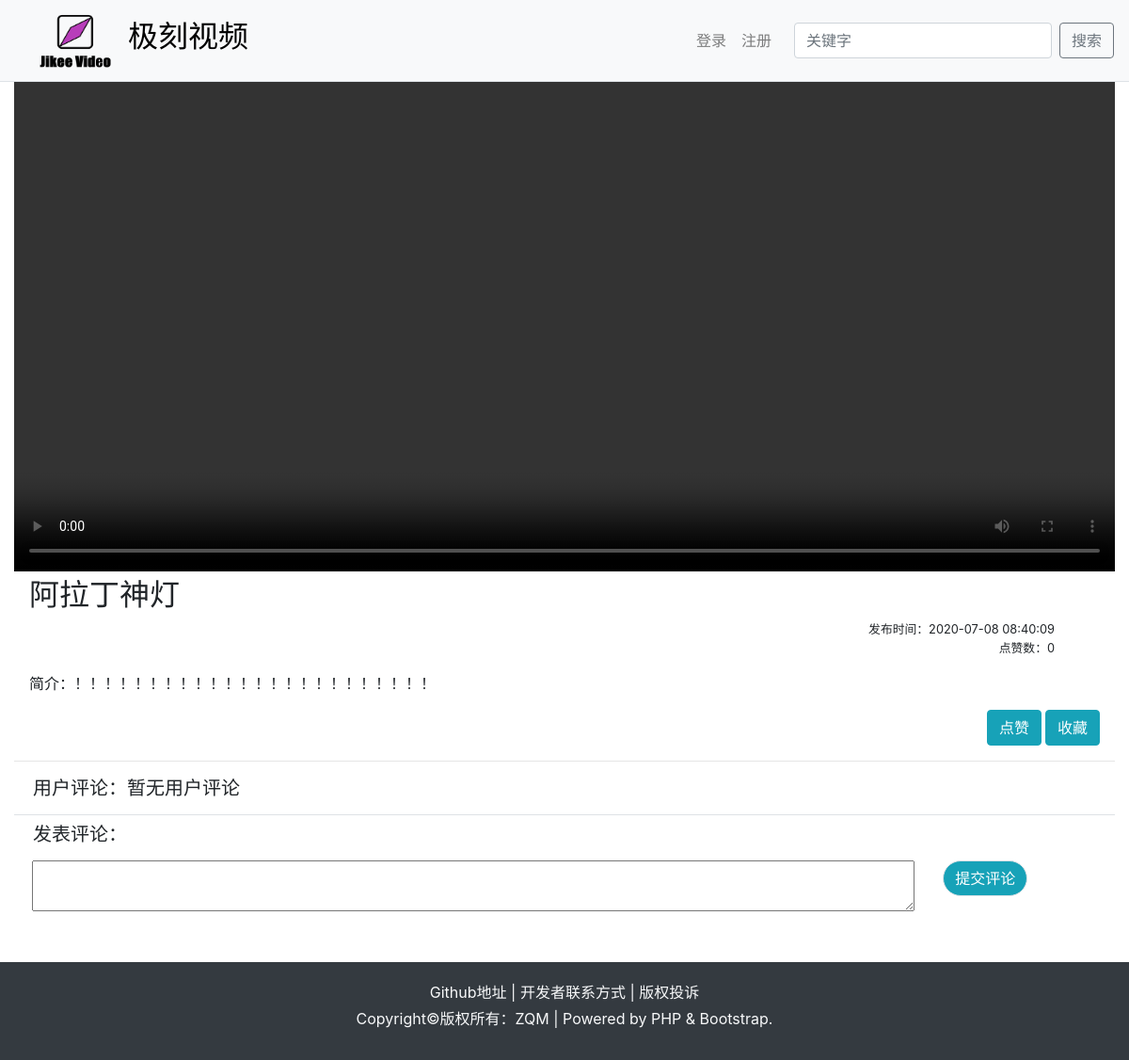
The page /video.php?vid=8 on the database as committed earlier.
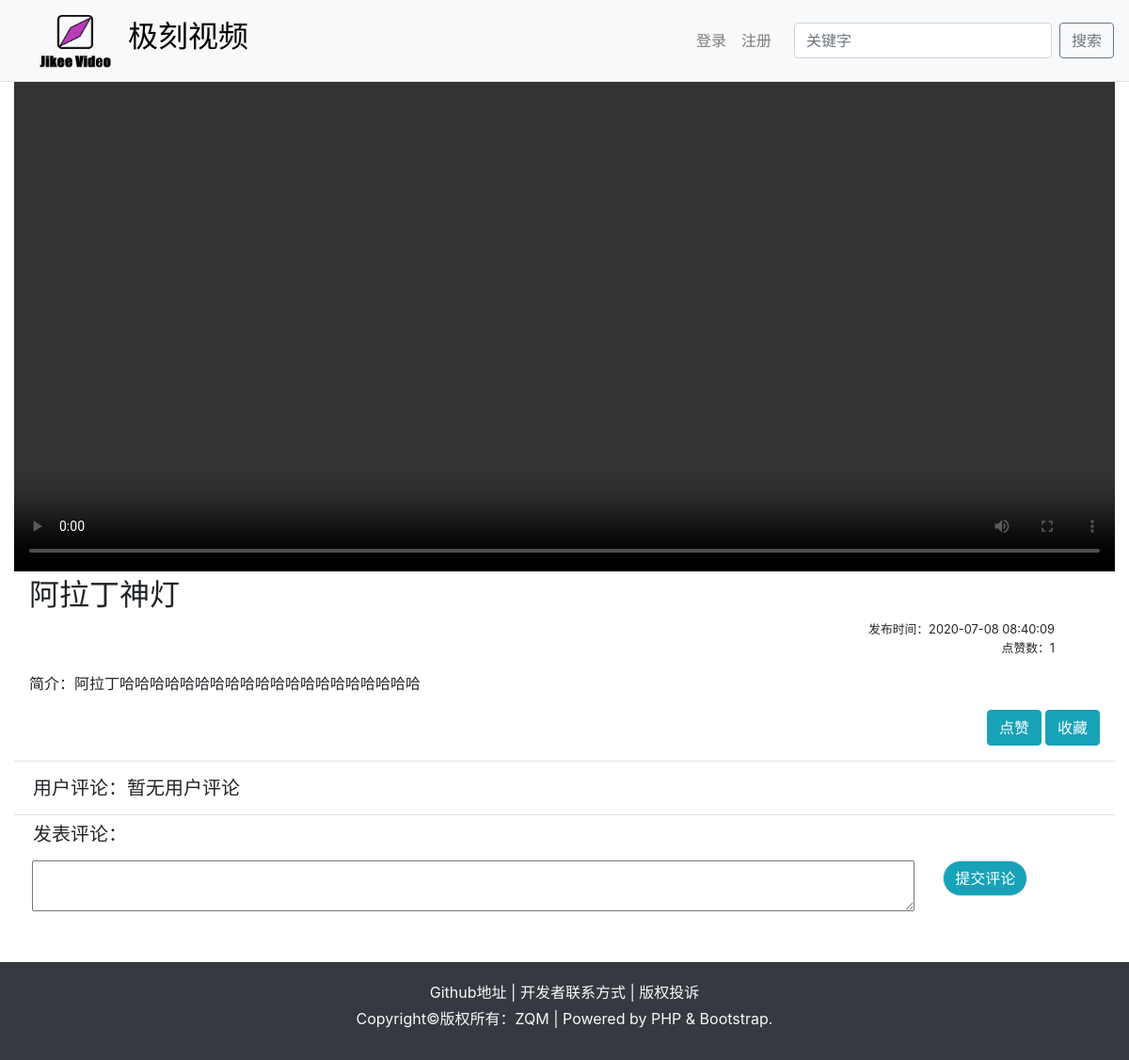
The same page on the database as committed later.
### tables this page shows
CREATE TABLE `tbl_video` (
  `vid` int(11) NOT NULL COMMENT '视频编号',
  `videoName` varchar(50) NOT NULL COMMENT '视频名称',
  `videoTime` timestamp NOT NULL DEFAULT CURRENT_TIMESTAMP COMMENT '上线时间',
  `videoUrl` varchar(100) NOT NULL COMMENT '视频路径'
);

CREATE TABLE `tbl_video_desc` (
  `vid` int(11) NOT NULL COMMENT '视频编号',
  `coverUrl` varchar(100) NOT NULL COMMENT '封面路径',
  `videoDesc` varchar(200) NOT NULL DEFAULT '暂无视频简介' COMMENT '视频简介',
  `likeCount` int(11) NOT NULL DEFAULT '0' COMMENT '点赞数量'
);

### common/pdo.php (called while the page is built, shortened)
<?php
function getConnect(){
    $config = array(
        'host' => '127.0.0.1',
        'user' => 'root',
        'password' => 'root',
        'charset' => 'utf8',
        'dbname' => 'jikeevideo',
        'port' => 3306
    );
    try{
        $dsn="mysql:host=".$config['host'].";dbname=".$config['dbname'];
        $link=new PDO($dsn,$config['user'],$config['password']);
        $link->setAttribute(PDO::ATTR_EMULATE_PREPARES, false);
        $link->query("set names ".$config['charset']);
    }catch(PDOException $ex){
        die('数据库连接失败!') . $ex->getMessage();
    }
    return $link;
}
function execQuery($strQuery,$params){
    $link=getConnect();
    $stmt=$link->prepare($strQuery);
    $stmt->execute($params);
    return $stmt->fetchAll(PDO::FETCH_ASSOC);
}

### common/video.dao.php (called while the page is built, shortened)
<?php
require_once 'pdo.php';
function findVideoByViD($vid){
    $sql = "select distinct * from tbl_video,tbl_video_desc where (tbl_video.vid = ? and tbl_video.vid = tbl_video_desc.vid);";
    $params=array($vid);
    $rs = execQuery($sql,$params);
    if(count($rs)>0){
        return $rs[0];
    }
    return $rs;
}

### video.php (the view, shortened to what this page needs)
<!DOCTYPE html>
<html lang="zh-cn">
<head>
    <link rel="stylesheet" href="./css/bootstrap.css">
    <link rel="stylesheet" href="./css/style.css">
</head>
<body>
<?php
    require_once 'nav.php';
    require_once 'common/video.dao.php';
    $vid = $_GET['vid'];
    $video = findVideoByViD($vid);
    $comment = findCommentByVid($vid);
    $likeCount = $video['likeCount'];
    $isFavourite = false;
?>
    <div class="container-fluid">
        <div class="row">
            <div class="col-12 w-100">
                <video id="video" src="<?php echo $video['videoUrl']?>" controls></video>
            </div>
        </div>
        <div class="row mx-3 mb-3 flex-column">
            <h2><?php echo $video['videoName']?></h2>
            <small class="ml-auto pr-5">发布时间：<?php echo $video['videoTime']?></small>
            <small class="ml-auto pr-5">点赞数：<span id="likeCount"><?php echo $likeCount?></span></small>
        </div>
        <div class="row mx-3">
            <p><span>简介：<?php echo $video['videoDesc']?></span></p>
        </div>
        <div class="row mx-3">
            <div class="btn-group ml-auto">
                <div>
                <button id="like" class="btn btn-info mr-1 text-decoration-none">点赞</button>
                </div>
                <form action="doFavourite.php" method="post">
                <?php
                if (!$isFavourite)
                    echo '<button name="method" value="add" class="btn btn-info text-decoration-none">收藏</button>';
                else
                    echo '<button name="method" value="delete" class="btn btn-danger text-decoration-none">已收藏</button>'
                ?>
                </form>
            </div>
        </div>
        <hr>
        <div class="row mx-1 mb-2">
            <h5 class="ml-3 mb-2">用户评论：<?php if(empty($comment)){echo "<span>暂无用户评论</span>";} ?></h5>
        </div>
        <div class="border-bottom mb-2"></div>
        <div class="row mx-1 mb-2">
            <h5 class="ml-3 mb-2">发表评论：</h5>
        </div>
        <div class="row mx-1 mb-5">
            <form class="w-100 d-flex" action="doComment.php" method="post">
            <div class="col-10">
                <textarea name="commentText" class="w-100"></textarea>
            </div>
            <div class="col-2">
                <button class="btn btn-info border rounded-pill">提交评论</button>
            </div>
            </form>
        </div>
    </div>
<?php
require_once 'footer.php'
?>
</body>
</html>

### nav.php (shortened to what this page needs)
<!DOCTYPE html>
<html lang="zh-cn">
<body>
<?php
if(isset($_SESSION['userInfo'])){
    $login = true;
    $userInfo = $_SESSION['userInfo'];
}else{
    $login = false;
}
?>
<nav id="topNavBar" class="navbar navbar-expand-md navbar-light bg-light border-bottom">
    <a class="navbar-brand ml-md-0 ml-lg-4" href="index.php">
           <img src="./img/Logo.png" width="80" height="60" alt="">
        </a>
    <a href="index.php" class="text-decoration-none h2 LogoText">极刻视频</a>
    <div id="navbar" class="collapse navbar-collapse justify-content-end">
        <ui class="navbar-nav mr-3 <?php echo $login?'d-none':''?>">
            <li><a data-toggle="modal" data-target="#login" class="nav-link">登录</a></li>
            <li><a data-toggle="modal" data-target="#register" class="nav-link">注册</a></li>
        </ui>
        <form action="/searchArea.php" class="form-inline" method="post">
            <input name="key" type="text" class="form-control mr-2 my-2" placeholder="关键字">
            <button class="btn btn-outline-secondary ml-auto">搜索</button>
        </form>
    </div>
</nav>
</body>
</html>

### footer.php
<!DOCTYPE html>
<html lang="zh-cn">
<body>
    <footer class="footer bg-dark p-3 text-light text-center">
        <p class="m-1">
            <a class="text-decoration-none text-light" href="https://www.github.com/ChandlerMing"><span> Github地址 </span></a>
            <span>|</span>
            <a class="text-decoration-none text-light" href="https://www.github.com/ChandlerMing"><span> 开发者联系方式 </span></a>
            <span>|</span>
            <a class="text-decoration-none text-light" href="https://www.github.com/ChandlerMing"><span> 版权投诉 </span></a>
        </p>
        <p> Copyright©版权所有：ZQM | Powered by PHP & Bootstrap.</p>
    </footer>
</body>
</html>

### css/style.css (style rules this page uses)
.LogoText { font-family: "Arial","Microsoft YaHei","黑体","宋体",sans-serif; color: black !important; }

### video.php (style rules this page uses)
html { -ms-overflow-style:none; overflow:-moz-scrollbars-none; }
video { width: 100%; height: 65vh; }

Rows that differ between the two databases and show on the page:
changed through a linked row, tbl_video "阿拉丁神灯": tbl_video_desc.likeCount "0" → "1"; tbl_video_desc.videoDesc "！！！！！！！！！！！！！！！！！！！！！！！！" → "阿拉丁哈哈哈哈哈哈哈哈哈哈哈哈哈哈哈哈哈哈哈哈"
